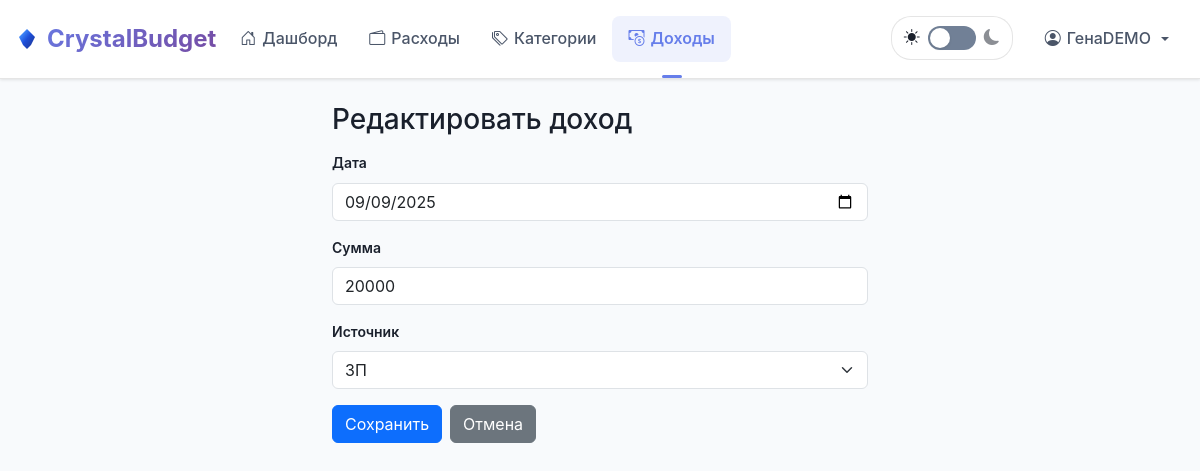
Screenshot of /income/edit/1 (signed in) with the database file from the repository.
### tables this page shows
CREATE TABLE income_daily (
            id INTEGER PRIMARY KEY AUTOINCREMENT,
            amount DECIMAL(10,2) NOT NULL,
            date DATE NOT NULL,
            source_id INTEGER,
            currency TEXT DEFAULT 'RUB',
            user_id INTEGER NOT NULL,
            created_at TIMESTAMP DEFAULT CURRENT_TIMESTAMP,
            FOREIGN KEY (source_id) REFERENCES income_sources (id) ON DELETE SET NULL,
            FOREIGN KEY (user_id) REFERENCES users (id) ON DELETE CASCADE
        );

### app.py (the view, shortened to what this page needs)
@app.route("/income/edit/<int:income_id>", methods=["GET", "POST"])
@login_required
def edit_income(income_id):
    uid = session["user_id"]
    conn = get_db()
    row = conn.execute(
        "SELECT id, date, amount, source_id FROM income_daily WHERE id=? AND user_id=?",
        (income_id, uid),
    ).fetchone()
    if not row:
        conn.close()
        flash("Запись не найдена", "error")
        return redirect(url_for("income_page"))
    sources = conn.execute(
        "SELECT id, name FROM income_sources WHERE user_id=? ORDER BY name", (uid,)
    ).fetchall()
    conn.close()
    return render_template_string(
        """
        {% extends "base.html" %}
        {% block title %}Редактировать доход{% endblock %}
        {% block content %}
        <div class="container" style="max-width:560px">
          <h3 class="mb-3">Редактировать доход</h3>
          <form method="post">
            <div class="mb-3">
              <label class="form-label">Дата</label>
              <input class="form-control" type="date" name="date" value="{{ income.date }}" required>
            </div>
            <div class="mb-3">
              <label class="form-label">Сумма</label>
              <input class="form-control" type="number" name="amount" step="0.01" min="0.01" value="{{ income.amount }}" required>
            </div>
            <div class="mb-3">
              <label class="form-label">Источник</label>
              <select class="form-select" name="source_id">
                <option value="">(не указан)</option>
                {% for s in sources %}
                  <option value="{{ s.id }}" {% if income.source_id == s.id %}selected{% endif %}>{{ s.name }}</option>
                {% endfor %}
              </select>
            </div>
            <div class="d-flex gap-2">
              <button class="btn btn-primary">Сохранить</button>
              <a class="btn btn-secondary" href="{{ url_for('income_page') }}">Отмена</a>
            </div>
          </form>
        </div>
        {% endblock %}
        """,
        income=row, sources=sources,
    )

### app.py (called while the page is built)
@app.context_processor
def inject_currency():
    code = session.get("currency", DEFAULT_CURRENCY)
    info = CURRENCIES.get(code, CURRENCIES[DEFAULT_CURRENCY])
    return dict(currency_code=code, currency_symbol=info["symbol"], currencies=CURRENCIES)

def get_db():
    conn = sqlite3.connect(DB_PATH)
    conn.row_factory = sqlite3.Row
    conn.execute("PRAGMA foreign_keys = ON")
    return conn

def login_required(f):
    @wraps(f)
    def _wrap(*args, **kwargs):
        if "user_id" not in session:
            flash("Войдите, чтобы продолжить", "error")
            return redirect(url_for("login"))
        return f(*args, **kwargs)
    return _wrap

@app.before_request
def make_session_permanent():
    session.permanent = True

@app.before_request
def validate_request():
    if request.method == 'POST':
        app.logger.info(f'POST request to {request.endpoint} from {request.remote_addr}')
        app.logger.debug(f'Content-Type: {request.content_type}')
        app.logger.debug(f'Form keys: {list(request.form.keys())}')
    if request.method == 'POST' and request.endpoint in ['register', 'login']:
        content_type = request.content_type or ''
        if not content_type.startswith('application/x-www-form-urlencoded') and \
           not content_type.startswith('multipart/form-data'):
            app.logger.warning(f'Invalid Content-Type for form: {content_type} from {request.remote_addr}')

### templates/base.html (shortened to what this page needs)
<!DOCTYPE html>
<html lang="ru">
<head>
  <link href="https://cdn.jsdelivr.net/npm/bootstrap@5.3.0/dist/css/bootstrap.min.css" rel="stylesheet">
  <link rel="stylesheet" href="{{ url_for('static', filename='vendor/bootstrap-icons/bootstrap-icons.css') }}">
  <link rel="stylesheet" href="{{ url_for('static', filename='css/clean-theme.css') }}">
</head>
<body>
  {% if session.user_id %}
  <nav class="navbar navbar-expand-lg navbar-light navbar-modern">
    <div class="container-fluid">
      <a class="navbar-brand-modern" href="{{ url_for('dashboard') }}">
        CrystalBudget
      </a>
      <div class="d-none d-lg-flex collapse navbar-collapse" id="navbarNav">
        <ul class="navbar-nav me-auto">
          <li class="nav-item">
            <a class="nav-link-modern {% if request.endpoint == 'dashboard' %}active{% endif %}" href="{{ url_for('dashboard') }}">
              <i class="bi bi-house-door"></i> Дашборд
            </a>
          </li>
          <li class="nav-item">
            <a class="nav-link-modern {% if request.endpoint == 'expenses' %}active{% endif %}" href="{{ url_for('expenses') }}">
              <i class="bi bi-wallet2"></i> Расходы
            </a>
          </li>
          <li class="nav-item">
            <a class="nav-link-modern {% if request.endpoint == 'categories' %}active{% endif %}" href="{{ url_for('categories') }}">
              <i class="bi bi-tags"></i> Категории
            </a>
          </li>
          <li class="nav-item">
            <a class="nav-link-modern {% if request.endpoint in ['income_page','edit_income'] %}active{% endif %}" href="{{ url_for('income_page') }}">
              <i class="bi bi-cash-coin"></i> Доходы
            </a>
          </li>
        </ul>
        <ul class="navbar-nav">
          <li class="nav-item me-3">
            <div class="theme-toggle" onclick="toggleTheme()">
              <i class="bi bi-sun-fill" id="light-icon"></i>
              <div class="theme-switch" id="theme-switch"></div>
              <i class="bi bi-moon-fill" id="dark-icon"></i>
            </div>
          </li>
          <li class="nav-item dropdown">
            <a class="nav-link-modern dropdown-toggle" href="#" role="button" data-bs-toggle="dropdown">
              <i class="bi bi-person-circle"></i> {{ session.name or session.email }}
            </a>
          </li>
        </ul>
      </div>
    </div>
  </nav>
  {% endif %}
  <div class="container-modern py-4">
    {% block content %}{% endblock %}
    <div class="toast-container position-fixed top-0 end-0 p-3" id="toastContainer"></div>
  </div>
</body>
</html>

### static/css/clean-theme.css (style rules this page uses)
:root { --bg-primary: #f8fafc; --bg-secondary: #ffffff; --bg-card: rgba(255, 255, 255, 0.95); --bg-nav: rgba(255, 255, 255, 0.95); --text-primary: #1a202c; --text-secondary: #4a5568; --text-muted: #718096; --text-on-dark: #ffffff; --primary-color: #667eea; --primary-dark: #5a67d8; --success-color: #48bb78; --warning-color: #ed8936; --danger-color: #f56565; --info-color: #4299e1; --rub-color: #48bb78; --usd-color: #4299e1; --eur-color: #ed8936; --primary-gradient: linear-gradient(135deg, #667eea 0%, #764ba2 100%); --success-gradient: linear-gradient(135deg, #48bb78 0%, #38a169 100%); --warning-gradient: linear-gradient(135deg, #ed8936 0%, #dd6b20 100%); --danger-gradient: linear-gradient(135deg, #f56565 0%, #e53e3e 100%); --border-color: rgba(0, 0, 0, 0.1); --border-radius: 8px; --border-radius-lg: 12px; --shadow-sm: 0 1px 3px rgba(0, 0, 0, 0.1); --shadow-md: 0 4px 6px rgba(0, 0, 0, 0.1); --shadow-lg: 0 10px 15px rgba(0, 0, 0, 0.1); --transition: all 0.2s ease-in-out; --transition-fast: all 0.15s ease-in-out; --focus-ring: 0 0 0 3px rgba(13, 110, 253, 0.25); }
* { box-sizing: border-box; }
html { color-scheme: light dark; }
body { font-family: 'Inter', -apple-system, BlinkMacSystemFont, 'Segoe UI', sans-serif; background: var(--bg-primary); color: var(--text-primary); line-height: 1.6; margin: 0; padding: 0; transition: background-color 0.2s ease, color 0.2s ease; }
.navbar-modern { background: var(--bg-nav); backdrop-filter: blur(20px); -webkit-backdrop-filter: blur(20px); border-bottom: 1px solid var(--border-color); box-shadow: var(--shadow-sm); padding: 1rem 0; position: sticky; top: 0; z-index: 1000; }
.navbar-brand-modern { font-weight: 700; font-size: 1.5rem; background: var(--primary-gradient); -webkit-background-clip: text; -webkit-text-fill-color: transparent; background-clip: text; text-decoration: none; display: flex; align-items: center; gap: 8px; transition: var(--transition); }
.nav-link-modern { color: var(--text-secondary); text-decoration: none; padding: 10px 16px; border-radius: var(--border-radius); transition: var(--transition); font-weight: 500; display: flex; align-items: center; gap: 6px; position: relative; }
.nav-link-modern.active { color: var(--primary-color); background: rgba(102, 126, 234, 0.1); font-weight: 600; }
.nav-link-modern.active::before { content: ''; position: absolute; bottom: -16px; left: 50%; transform: translateX(-50%); width: 20px; height: 3px; background: var(--primary-color); border-radius: 2px; }
.theme-toggle { display: inline-flex; align-items: center; gap: 8px; cursor: pointer; padding: 8px 12px; border-radius: 20px; background: var(--bg-card); border: 1px solid var(--border-color); transition: var(--transition); }
.theme-switch { position: relative; width: 48px; height: 24px; background: var(--text-muted); border-radius: 12px; transition: var(--transition); cursor: pointer; }
.theme-switch::after { content: ''; position: absolute; top: 2px; left: 2px; width: 20px; height: 20px; background: white; border-radius: 50%; transition: var(--transition); box-shadow: var(--shadow-sm); }
.form-label { font-weight: 600; color: var(--text-primary); margin-bottom: 0.5rem; display: flex; align-items: center; gap: 6px; font-size: 0.875rem; }
.container-modern { max-width: 1200px; margin: 0 auto; padding: 0 1rem; }
@media (min-width: 768px) { .container-modern { padding: 0 1.5rem; } }
.btn { transition: all 0.2s ease; }

### templates/base.html (style rules this page uses)
:root { --safe-area-inset-top: env(safe-area-inset-top, 0px); --safe-area-inset-right: env(safe-area-inset-right, 0px); --safe-area-inset-bottom: env(safe-area-inset-bottom, 0px); --safe-area-inset-left: env(safe-area-inset-left, 0px); }
body { padding:var(--safe-area-inset-top) var(--safe-area-inset-right) var(--safe-area-inset-bottom) var(--safe-area-inset-left) }
.container-fluid { padding-left:max(15px,var(--safe-area-inset-left));padding-right:max(15px,var(--safe-area-inset-right)) }
.navbar-modern { position:relative }
.navbar-modern .container-fluid { display:flex;align-items:center;gap:.5rem;flex-wrap:nowrap;position:relative }
.navbar-brand-modern { margin-right:auto;white-space:nowrap }
.navbar-modern .navbar-nav .nav-link-modern,.navbar-modern .btn,.navbar-modern .currency-selector { white-space:nowrap }

### rows the page displays
income_daily: date "09/09/2025", amount "20000", source_id "ЗП"

### other values shown
{{ session.name or session.email }} "ГенаDEMO"
